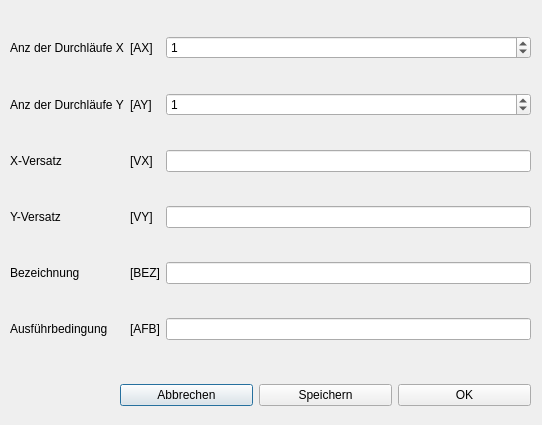
<?xml version="1.0" encoding="UTF-8"?>
<ui version="4.0">
 <class>Dialog_Schleife_linear</class>
 <widget class="QDialog" name="Dialog_Schleife_linear">
  <property name="geometry">
   <rect>
    <x>0</x>
    <y>0</y>
    <width>542</width>
    <height>425</height>
   </rect>
  </property>
  <property name="windowTitle">
   <string>Dialog</string>
  </property>
  <widget class="QWidget" name="layoutWidget">
   <property name="geometry">
    <rect>
     <x>120</x>
     <y>380</y>
     <width>411</width>
     <height>31</height>
    </rect>
   </property>
   <layout class="QHBoxLayout" name="horizontalLayout">
    <item>
     <widget class="QPushButton" name="pushButton_abbrechen">
      <property name="text">
       <string>Abbrechen</string>
      </property>
     </widget>
    </item>
    <item>
     <widget class="QPushButton" name="pushButton_speichern">
      <property name="text">
       <string>Speichern</string>
      </property>
     </widget>
    </item>
    <item>
     <widget class="QPushButton" name="pushButton_ok">
      <property name="text">
       <string>OK</string>
      </property>
     </widget>
    </item>
   </layout>
  </widget>
  <widget class="QWidget" name="layoutWidget">
   <property name="geometry">
    <rect>
     <x>10</x>
     <y>8</y>
     <width>521</width>
     <height>361</height>
    </rect>
   </property>
   <layout class="QGridLayout" name="gridLayout">
    <item row="2" column="1">
     <widget class="QLabel" name="label_versatzx_var">
      <property name="text">
       <string>[VX]</string>
      </property>
     </widget>
    </item>
    <item row="3" column="1">
     <widget class="QLabel" name="label_versatzy_var">
      <property name="text">
       <string>[VY]</string>
      </property>
     </widget>
    </item>
    <item row="1" column="2">
     <widget class="QSpinBox" name="spinBox_anzy">
      <property name="value">
       <number>1</number>
      </property>
     </widget>
    </item>
    <item row="3" column="0">
     <widget class="QLabel" name="label_versatzy">
      <property name="text">
       <string>Y-Versatz</string>
      </property>
     </widget>
    </item>
    <item row="3" column="2">
     <widget class="QLineEdit" name="lineEdit_versatzy"/>
    </item>
    <item row="1" column="0">
     <widget class="QLabel" name="label_anzy">
      <property name="text">
       <string>Anz der Durchläufe Y</string>
      </property>
     </widget>
    </item>
    <item row="1" column="1">
     <widget class="QLabel" name="label_anzy_var">
      <property name="text">
       <string>[AY]</string>
      </property>
     </widget>
    </item>
    <item row="0" column="1">
     <widget class="QLabel" name="label_anzx_var">
      <property name="text">
       <string>[AX]</string>
      </property>
     </widget>
    </item>
    <item row="0" column="2">
     <widget class="QSpinBox" name="spinBox_anzx">
      <property name="value">
       <number>1</number>
      </property>
     </widget>
    </item>
    <item row="0" column="0">
     <widget class="QLabel" name="label_anzx">
      <property name="text">
       <string>Anz der Durchläufe X</string>
      </property>
     </widget>
    </item>
    <item row="2" column="0">
     <widget class="QLabel" name="label_versatzx">
      <property name="text">
       <string>X-Versatz</string>
      </property>
     </widget>
    </item>
    <item row="4" column="0">
     <widget class="QLabel" name="label_bez">
      <property name="text">
       <string>Bezeichnung</string>
      </property>
     </widget>
    </item>
    <item row="2" column="2">
     <widget class="QLineEdit" name="lineEdit_versatzx"/>
    </item>
    <item row="5" column="0">
     <widget class="QLabel" name="label_afb">
      <property name="text">
       <string>Ausführbedingung</string>
      </property>
     </widget>
    </item>
    <item row="4" column="1">
     <widget class="QLabel" name="label_bez_var">
      <property name="text">
       <string>[BEZ]</string>
      </property>
     </widget>
    </item>
    <item row="5" column="1">
     <widget class="QLabel" name="label_afb_var">
      <property name="text">
       <string>[AFB]</string>
      </property>
     </widget>
    </item>
    <item row="4" column="2">
     <widget class="QLineEdit" name="lineEdit_bez"/>
    </item>
    <item row="5" column="2">
     <widget class="QLineEdit" name="lineEdit_afb"/>
    </item>
   </layout>
  </widget>
 </widget>
 <tabstops>
  <tabstop>spinBox_anzx</tabstop>
  <tabstop>spinBox_anzy</tabstop>
  <tabstop>lineEdit_versatzx</tabstop>
  <tabstop>lineEdit_versatzy</tabstop>
  <tabstop>lineEdit_bez</tabstop>
  <tabstop>lineEdit_afb</tabstop>
  <tabstop>pushButton_abbrechen</tabstop>
  <tabstop>pushButton_speichern</tabstop>
  <tabstop>pushButton_ok</tabstop>
 </tabstops>
 <resources/>
 <connections/>
</ui>
